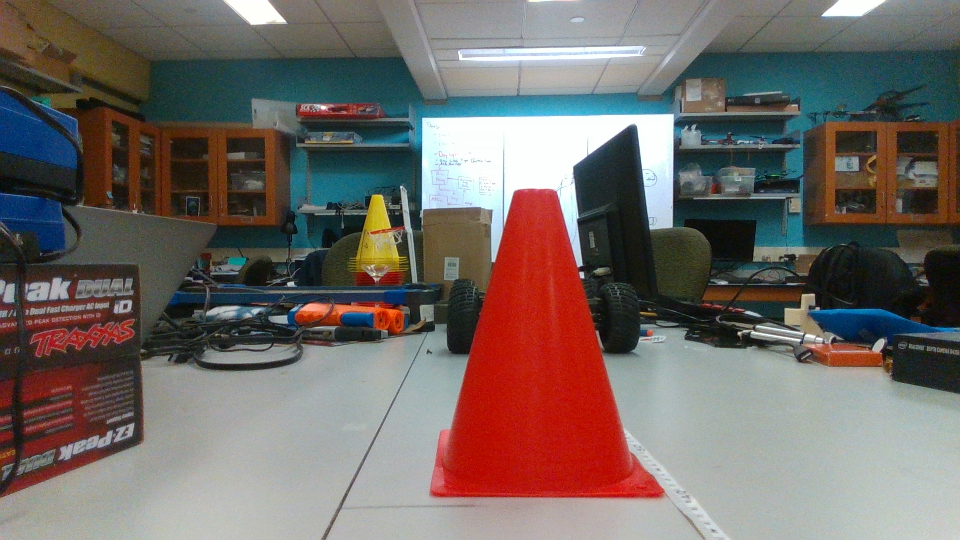
#> input picture resource/cone_x40cm.png, 960 x 540 px
$ python distance.py
#> lines starting #> are read from the running program, lines starting #| are printed output that depends on the picture; after the words box and inside, x2 and y2 are one past the last pixel; in counts of white or black regions, pixels touching at a corner belong together
#> (reads src/camera_params.npz from the repository)
import cv2
import numpy as np

def get_cone_corner(img_path):
#> called with img_path = '../resource/cone_x40cm.png'
    img = cv2.imread(img_path)
#> img is the input picture: shape (540, 960, 3); mean B, G, R 100.9, 104.8, 113.8
    hsv = cv2.cvtColor(img, cv2.COLOR_BGR2HSV)
#> hsv: shape (540, 960, 3); mean H, S, V 59.4, 82, 125.9

    # Red color range (two masks needed because red wraps around 0 and 180)
    lower_red1 = np.array([0, 120, 70])
    upper_red1 = np.array([10, 255, 255])
    lower_red2 = np.array([170, 120, 70])
    upper_red2 = np.array([180, 255, 255])

    mask1 = cv2.inRange(hsv, lower_red1, upper_red1)
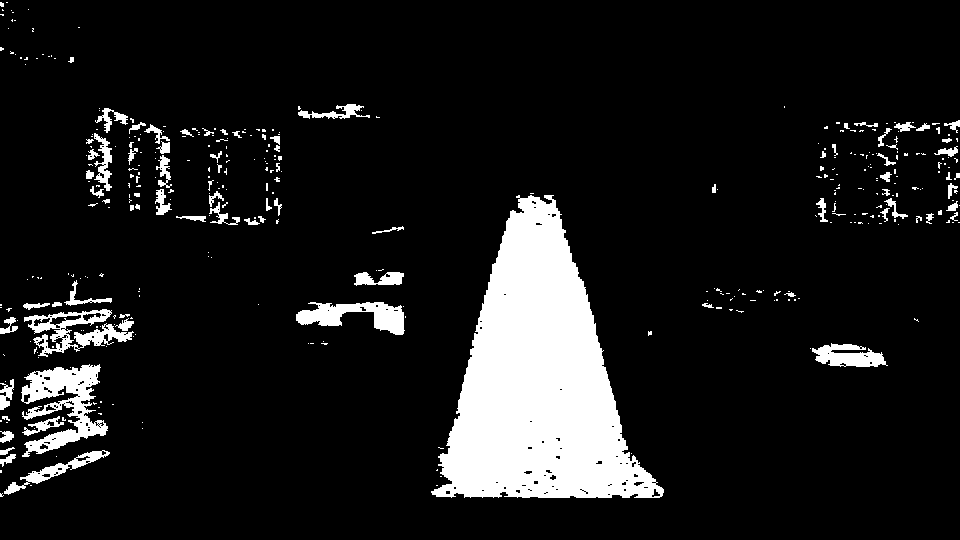
#> mask1: shape (540, 960); 10.7% white; 378 white regions (296 under 20 px), largest, box (x1, y1, x2, y2) and area: (431, 195, 664, 498) 37992, (21, 364, 108, 457) 3638, (24, 309, 134, 357) 1949
    mask2 = cv2.inRange(hsv, lower_red2, upper_red2)
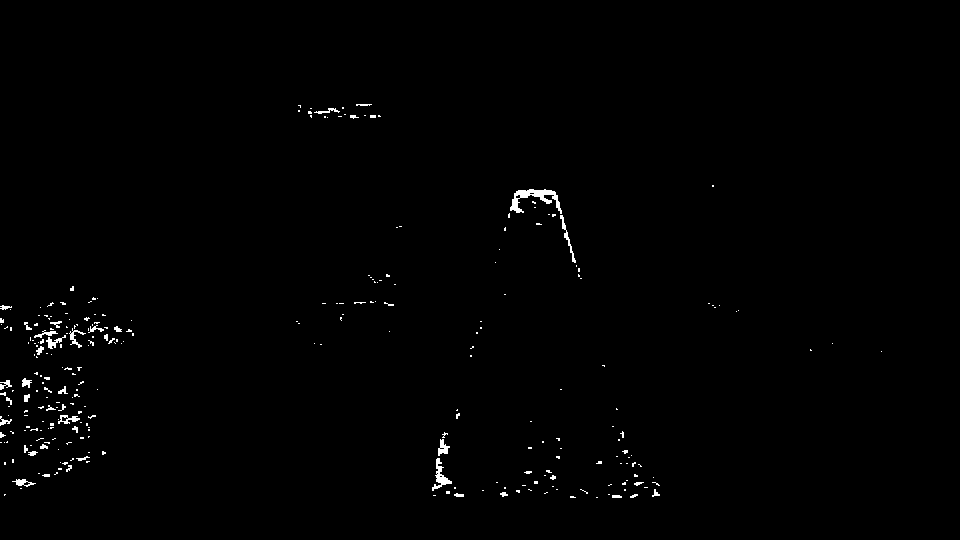
#> mask2: shape (540, 960); 0.72% white; 281 white regions (239 under 20 px), largest, box (x1, y1, x2, y2) and area: (510, 189, 562, 214) 483, (432, 458, 452, 491) 219, (560, 215, 576, 263) 134
    mask = mask1 + mask2
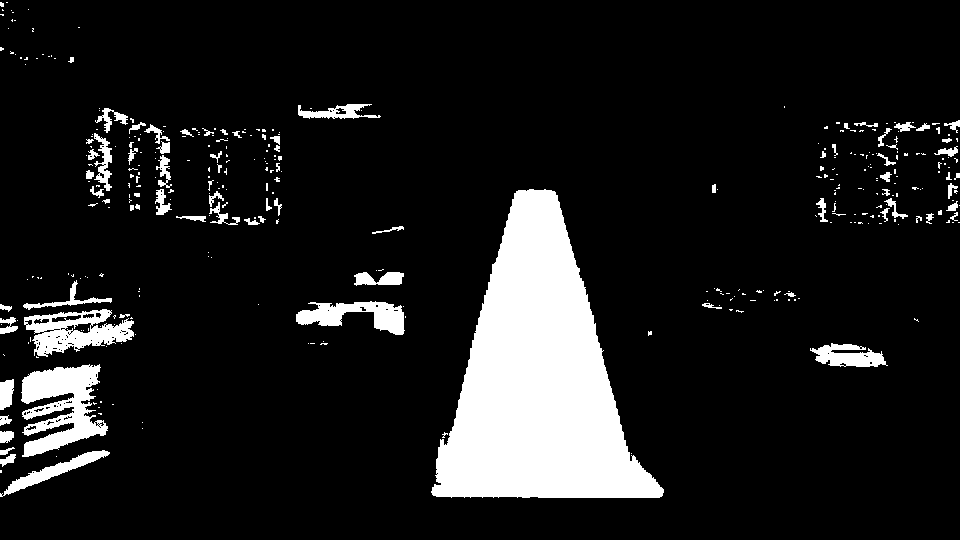
#> mask: shape (540, 960); 11.4% white; 358 white regions (279 under 20 px)

    # Find contours
    contours, _ = cv2.findContours(mask, cv2.RETR_EXTERNAL, cv2.CHAIN_APPROX_SIMPLE)
#> contours = 355 contours, 301 with area under 20; largest, box (x1, y1, x2, y2) and area: (431, 189, 664, 498) 39044, (21, 364, 108, 457) 4350, (24, 309, 134, 357) 3028, (296, 301, 405, 335) 1794, (810, 343, 888, 367) 1022
    if not contours:
        return None

    # Get the largest contour (the cone)
    largest_cnt = max(contours, key=cv2.contourArea)
#> largest_cnt = contour of 364 points, box (x1, y1, x2, y2) (431, 189, 664, 498), area 39044

    # Find the lower-right corner: Maximize U (x) and V (y)
    # Note: Lab Note 2 says x,y are different from row/col.
    # In OpenCV: u = col (x), v = row (y)
    u_max = 0
    v_max = 0
    for pt in largest_cnt:
        curr_u, curr_v = pt[0]
        # We want the corner that is furthest right AND lowest down
        if (curr_u + curr_v) > (u_max + v_max):
            u_max, v_max = curr_u, curr_v
#> this loop made 364 passes
#> (curr_u, curr_v, u_max, v_max) on passes 1, 17, 19, 21, 23, 25, 27, 29, 31, 33, 36, 39: (529, 189, 529, 189), (510, 212, 510, 212), (508, 219, 508, 219), (506, 226, 506, 226), (504, 234, 504, 234), (502, 242, 502, 242), (500, 248, 500, 248), (499, 250, 499, 250), (498, 256, 498, 256), (496, 261, 496, 261), (492, 273, 492, 273), (490, 281, 490, 281)
#> (curr_u, curr_v) on passes 2 to 7: (528, 190), (527, 190), (526, 191), (525, 190), (518, 190), (517, 191)
#> after the loop, u_max = 661; v_max = 496

    return u_max, v_max

def main():
    # Load K from your previous calibration
    data = np.load('camera_params.npz')
    K = data['K']
    fx, fy = K[0,0], K[1,1]
    cx, cy = K[0,2], K[1,2]

    # 1. Calculate H from cone_x40cm.png
    u40, v40 = get_cone_corner('../resource/cone_x40cm.png')
#> u40 = 661; v40 = 496
    x_ref = 400.0 # mm
    H = ((v40 - cy) * x_ref) / fy
#> H = 136.8
    print(f"Detected 40cm cone at pixel: ({u40}, {v40})")
#| Detected 40cm cone at pixel: (661, 496)
    print(f"Calculated H: {H:.2f} mm")
#| Calculated H: 136.75 mm

    # 2. Calculate Distance for cone_unknown.png
    u_unk, v_unk = get_cone_corner('../resource/cone_unknown.png')
#> call 2 of get_cone_corner, with img_path = '../resource/cone_unknown.png'
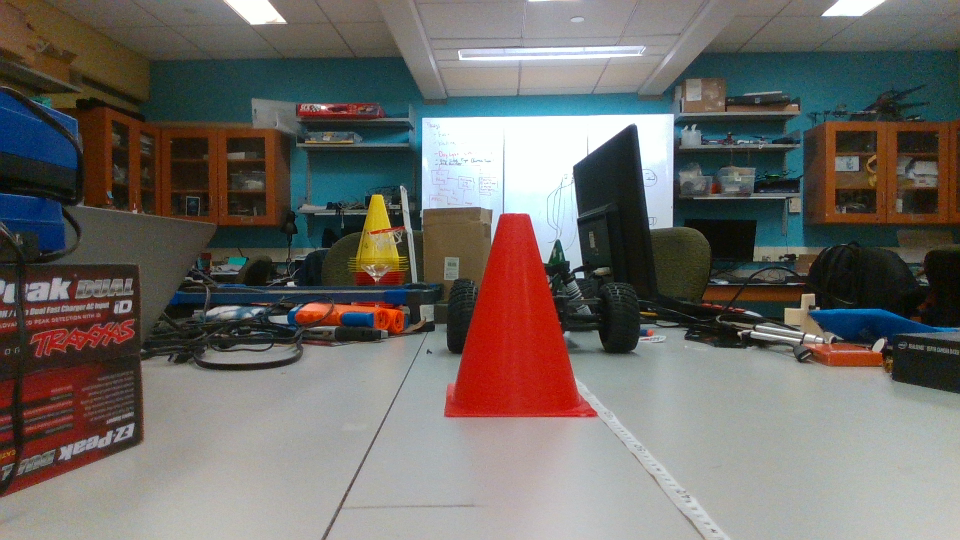
#> input picture resource/cone_unknown.png, 960 x 540 px
#> in get_cone_corner, img is the input picture: shape (540, 960, 3); mean B, G, R 101.4, 105.6, 110
#> in get_cone_corner (call 2), `hsv = cv2.cvtColor(img, cv2.COLOR_BGR2HSV)`: hsv: shape (540, 960, 3); mean H, S, V 56.7, 75.8, 120.2
#> in get_cone_corner (call 2), `mask1 = cv2.inRange(hsv, lower_red1, upper_red1)`:
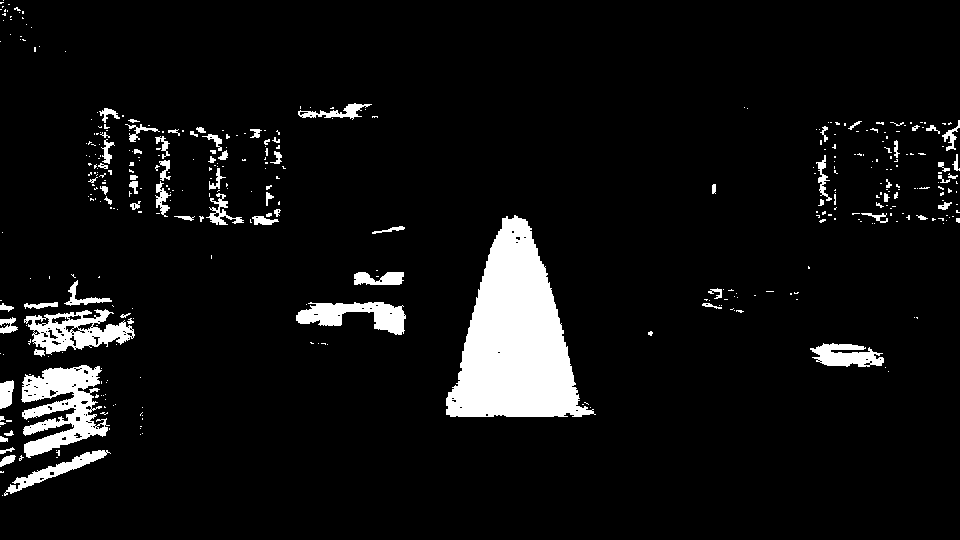
#> mask1: shape (540, 960); 6.9% white; 391 white regions (312 under 20 px), largest, box (x1, y1, x2, y2) and area: (446, 215, 596, 417) 16906, (21, 365, 110, 458) 4399, (24, 309, 135, 355) 2464
#> in get_cone_corner (call 2), `mask2 = cv2.inRange(hsv, lower_red2, upper_red2)`:
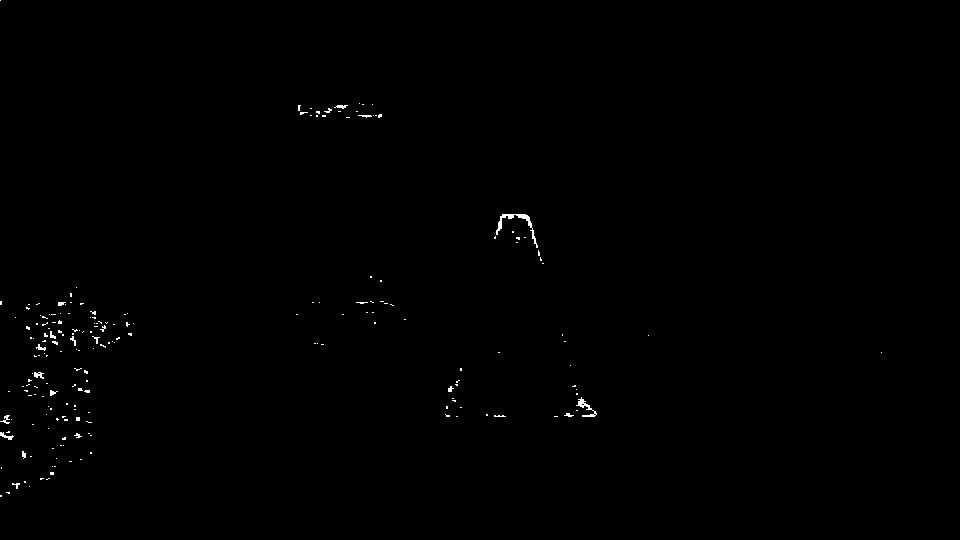
#> mask2: shape (540, 960); 0.32% white in thin lines or dots, all inside (x1, y1, x2, y2) = (0, 0, 882, 497)
#> in get_cone_corner (call 2), `mask = mask1 + mask2`:
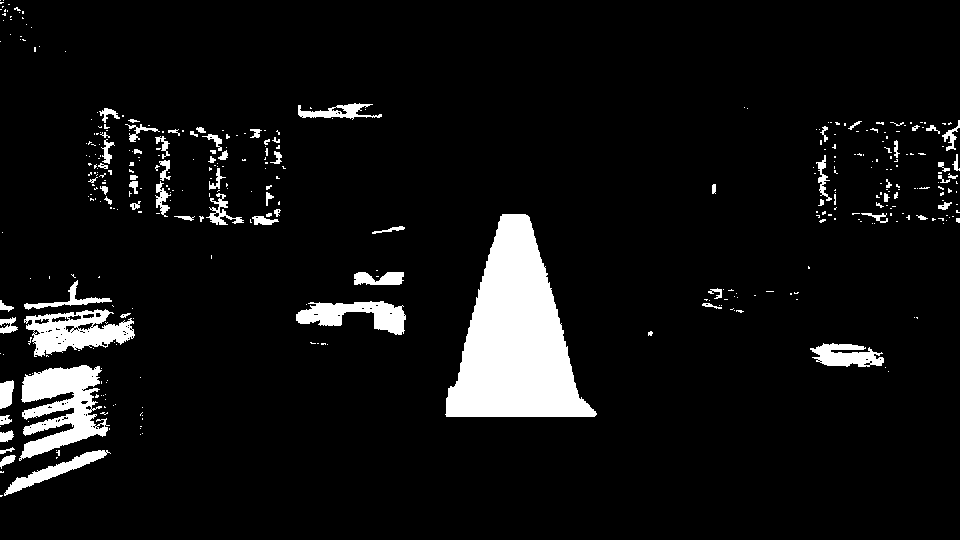
#> mask: shape (540, 960); 7.2% white; 380 white regions (304 under 20 px)
#> in get_cone_corner (call 2), `contours, _ = cv2.findContours(mask, cv2.RETR_EXTERNAL, cv2.CHAIN_APPR..`: contours = 380 contours, 328 with area under 20; largest, box (x1, y1, x2, y2) and area: (445, 214, 597, 417) 17132, (19, 365, 110, 461) 4416, (24, 309, 135, 357) 3062, (296, 301, 406, 335) 1850, (810, 343, 884, 367) 1030
#> in get_cone_corner (call 2), `largest_cnt = max(contours, key=cv2.contourArea)`: largest_cnt = contour of 202 points, box (x1, y1, x2, y2) (445, 214, 597, 417), area 17132
#> the loop in get_cone_corner (call 2), `for pt in largest_cnt:` made 202 passes
#> (curr_u, curr_v, u_max, v_max) on passes 1, 2, 5, 7, 9, 11, 13, 15, 17, 19, 22, 24: (502, 214, 502, 214), (502, 215, 502, 215), (500, 220, 500, 220), (498, 228, 498, 228), (496, 235, 496, 235), (494, 241, 494, 241), (493, 243, 493, 243), (492, 246, 492, 246), (490, 253, 490, 253), (488, 260, 488, 260), (486, 267, 486, 267), (484, 275, 484, 275)
#> (curr_u, curr_v) on passes 3, 4, 6, 8, 10, 12: (501, 216), (500, 216), (498, 222), (496, 230), (494, 237), (493, 242)
#> after the loop in get_cone_corner (call 2), `for pt in largest_cnt:`: u_max = 594; v_max = 416
#> u_unk = 594; v_unk = 416

    # Projection Math
    x_car = (fy * H) / (v_unk - cy)
#> x_car = 602.9
    y_car = (u_unk - cx) * x_car / fx
#> y_car = 126.9

    print(f"\n--- Unknown Cone Results ---")
    print(f"Detected Corner: ({u_unk}, {v_unk})")
#| Detected Corner: (594, 416)
    print(f"Forward (x_car): {x_car/10:.2f} cm")
#| Forward (x_car): 60.29 cm
    print(f"Lateral (y_car): {y_car/10:.2f} cm")
#| Lateral (y_car): 12.69 cm

if __name__ == "__main__":
    main()
